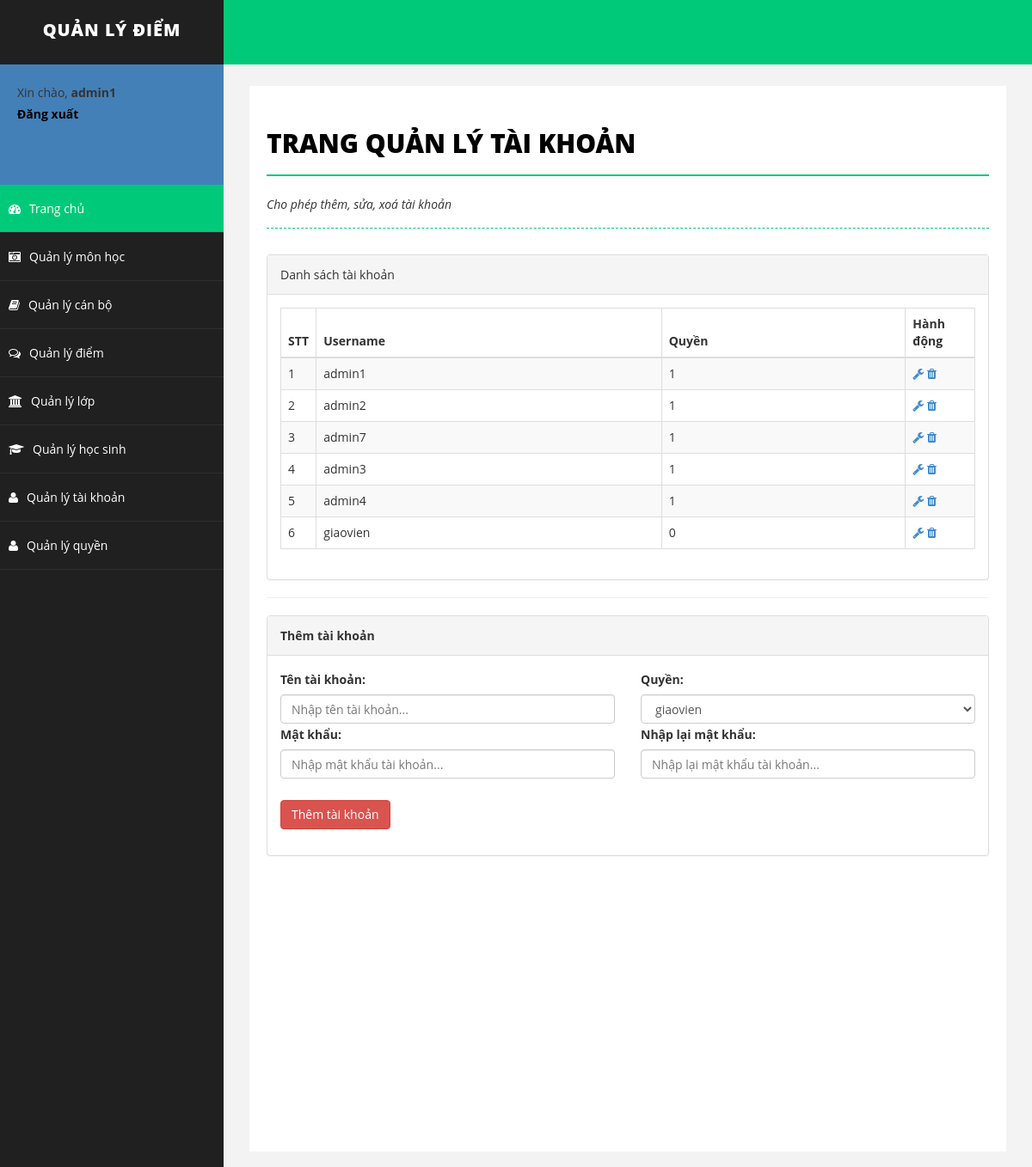
The page /admin/index.php?trang=taikhoan (signed in) on the database its author committed.
### tables this page shows
CREATE TABLE IF NOT EXISTS `user` (
  `u_mauser` int(11) NOT NULL AUTO_INCREMENT,
  `u_username` text NOT NULL,
  `u_password` text NOT NULL,
  `u_quyen` int(11) NOT NULL,
  PRIMARY KEY (`u_mauser`)
);

### admin/include/qltaikhoan.php (the view, shortened to what this page needs)
<div id="wrapper">
           <div id="page-inner">
               <div class="row">
                   <div class="col-md-12">
                       <h1 class="page-head-line">Trang quản lý tài khoản</h1>
                       <h1 class="page-subhead-line">Cho phép thêm, sửa, xoá tài khoản</h1>
                   </div>
               </div>
               <div class="row">
                   <div class="col-md-12">
                      <div class="panel panel-default">
                       <div class="panel-heading">
                          Danh sách tài khoản
                       </div>
                       <div class="panel-body">
					<table class="table table-striped table-bordered table-hover">
					<thead>
						<tr>
							<th>STT</th>
							<th>Username</th>
							<th>Quyền</th>
							<th>Hành động</th>
						</tr>
					</thead>
					<tbody>
						<?php
							$i=1;
							$sql = "select * from user left join quyen on user.u_quyen=quyen.maquyen;";
							$kq=mysql_query($sql);
							while($row=mysql_fetch_array($kq)){
						?>
						<tr>
							<td style="width:3%"><?php echo $i++; ?></td>
							<td><?php echo $row['u_username']; ?></td>
							<td><?php echo $row['u_quyen'];; ?></td>
							<td style="width:10%">
								<a href="?trang=taikhoan&action=modify&id=<?php echo $row['u_mauser']; ?>"><i class="fa fa-wrench"></i></a>
								<a href="?trang=taikhoan&action=delete&id=<?php echo $row['u_mauser']; ?>"><i class="fa fa-trash"></i></a>
							</td>
						</tr>
						<?php
							}
						?>
					</tbody>
				</table>
                   </div>
			   </div>
			   <hr>
				<div class="panel panel-default">
                       <div class="panel-heading">
                          <strong>Thêm tài khoản</strong>
                       </div>
                       <div class="panel-body">
                           <form class="form-group" method="POST" action="include/themmoitaikhoan.php">
							<div class="row">
								<div class="col-md-6">
									<label>Tên tài khoản:</label>
									<input class="form-control" type="text" name="tentaikhoan" placeholder="Nhập tên tài khoản..." required />
									<label>Mật khẩu:</label>
									<input class="form-control" type="password" name="matkhau" placeholder="Nhập mật khẩu tài khoản..." required />
								</div>
								<div class="col-md-6">
									<label>Quyền:</label>
									<select name="quyen" class="form-control">
									<?php
										$sqlquyen="select * from quyen";
										$kqquyen=mysql_query($sqlquyen);
										while($dsquyen=mysql_fetch_array($kqquyen)){
									?>
									<option value="<?php echo $dsquyen['maquyen']; ?>"><?php echo $dsquyen['tenquyen']; ?></option>
									<?php
										}
									?>
									</select>
									<label>Nhập lại mật khẩu:</label>
									<input class="form-control" type="password" name="nhaplaimatkhau" placeholder="Nhập lại mật khẩu tài khoản..." required />
								</div>
							</div>
							<input type="submit" value="Thêm tài khoản" class="btn btn-danger" />
						</form>
					</div>
				</div>
			</div>
               </div>
           </div>
   </div>

### admin/assets/css/basic.css (style rules this page uses)
body { font-family: 'Open Sans', 'Calibri','Times New Roman'; line-height:25px; }
#wrapper { width: 100%; background: #202020; }
#page-inner { width: 100%; margin: 10px 20px 10px 0px; background-color: #fff!important; padding: 10px; min-height: 1200px; }
.page-head-line { font-size: 30px; text-transform: uppercase; color: #000; font-weight: 800; padding-bottom: 20px; border-bottom: 2px solid #00CA79; margin-bottom: 10px; }
.page-subhead-line { font-size: 14px; padding-top: 5px; padding-bottom: 20px; font-style:italic; margin-bottom:30px; border-bottom:1px dashed #00CA79; }

### rows shown on the page
user: u_username "admin1", u_quyen "1"
user: u_username "admin2", u_quyen "1"
user: u_username "admin7", u_quyen "1"
user: u_username "admin3", u_quyen "1"
user: u_username "admin4", u_quyen "1"
user: u_username "giaovien", u_quyen "0"

### other values the page prints
$_SESSION['username'] "admin1"
form field quyen "giaovien"
